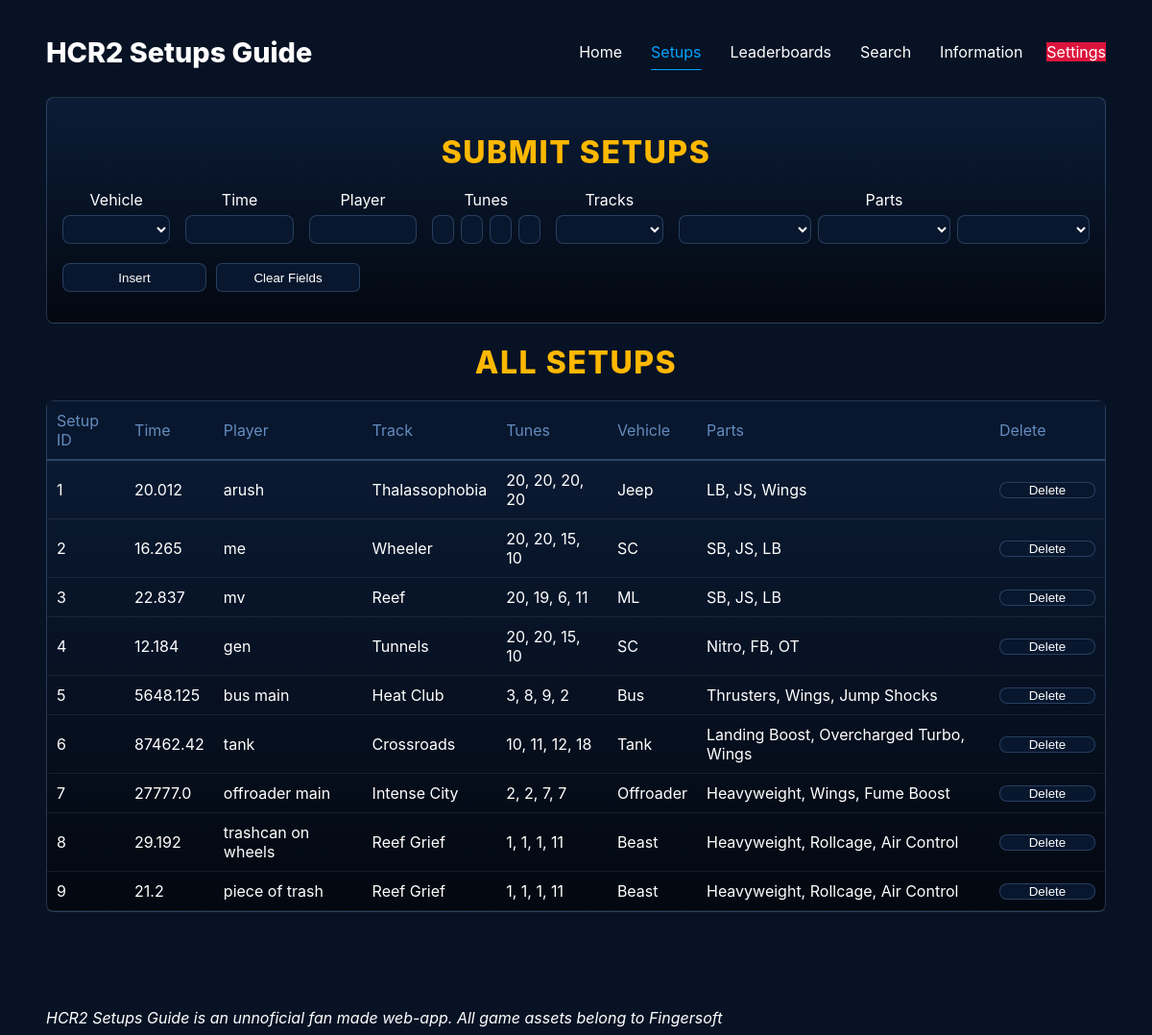
Before: /Setups with the older database file.
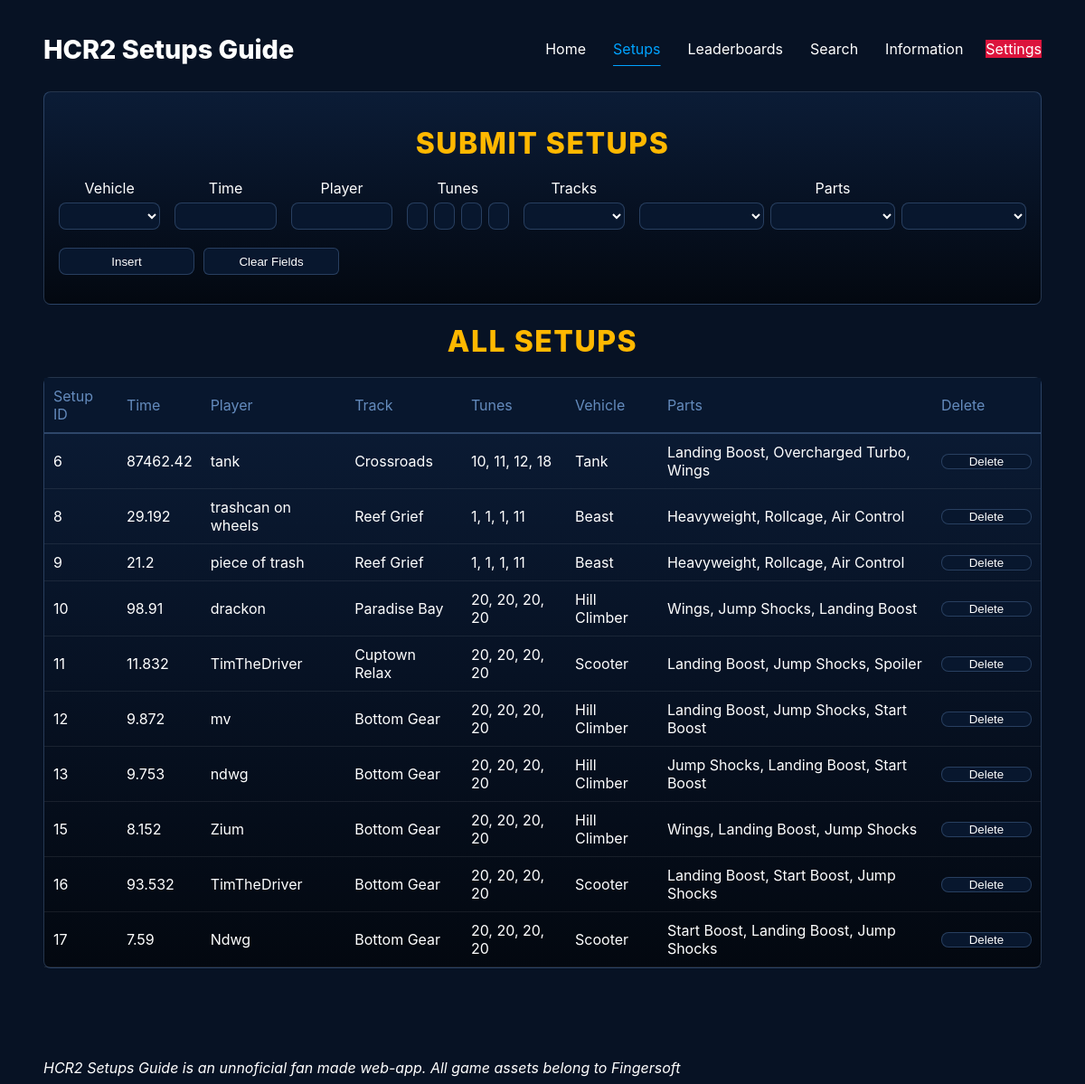
After: the same page with the newer database file.
### app.py (models this page shows)
class Setups(db.Model):
    __tablename__ = "Setups"
    setup_id = db.Column(db.Integer, primary_key=True, autoincrement=True)
    time_id = db.Column(db.Integer, db.ForeignKey("WR_Times.time_id"), nullable=False)
    track_id = db.Column(db.Integer, db.ForeignKey("Tracks.track_id"), nullable=False)
    tune_id = db.Column(db.Integer, db.ForeignKey("Tunes.tune_id"), nullable=False)
    vehicle_id = db.Column(db.Integer, db.ForeignKey("Vehicles.vehicle_id"), nullable=False)
    part_id = db.Column(db.Integer, db.ForeignKey("Part Combinations.part_id"), nullable=False)
    wr_time = db.relationship("WR_Times", back_populates="setups")
    track = db.relationship("Tracks", back_populates="setups")
    tune = db.relationship("Tunes", back_populates="setups")
    vehicle = db.relationship("Vehicles", back_populates="setups")
    parts_combinations = db.relationship("Parts", back_populates="setups")

class WR_Times(db.Model):
    __tablename__ = "WR_Times"
    time_id = db.Column(db.Integer, primary_key=True, autoincrement=True, nullable=False)
    time = db.Column(db.REAL, nullable=False)
    player = db.Column(db.Text, nullable=False)
    setups = db.relationship("Setups", back_populates="wr_time")

class Tracks(db.Model):
    __tablename__ = "Tracks"
    track_id = db.Column(db.Integer, primary_key=True, autoincrement=True, nullable=False, unique=True)
    track_name = db.Column(db.Text, nullable=False)
    setups = db.relationship("Setups", back_populates="track")

class Tunes(db.Model):
    __tablename__ = "Tunes"
    tune_id = db.Column(db.Integer, primary_key=True, autoincrement=True, nullable=False, unique=True)
    tune1 = db.Column(db.Integer, nullable=False)
    tune2 = db.Column(db.Integer, nullable=False)
    tune3 = db.Column(db.Integer, nullable=False)
    tune4 = db.Column(db.Integer, nullable=False)
    setups = db.relationship("Setups", back_populates="tune")

class Vehicles(db.Model):
    __tablename__ = "Vehicles"
    vehicle_id = db.Column(db.Integer, primary_key=True, autoincrement=True, nullable=False, unique=True)
    vehicle_name = db.Column(db.Text, unique=True)
    setups = db.relationship("Setups", back_populates="vehicle")

class Parts(db.Model):
    __tablename__ = "Part Combinations"
    part_id = db.Column(db.Integer, primary_key=True, autoincrement=True, nullable=False, unique=True)
    slot1 = db.Column(db.Text, nullable=False)
    slot2 = db.Column(db.Text, nullable=False)
    slot3 = db.Column(db.Text, nullable=False)
    setups = db.relationship("Setups", back_populates="parts_combinations")

### app.py (the view, shortened to what this page needs)
@app.route('/Setups', methods=['GET', 'POST'])
def setups():
    insert_errors = []
    all_setups = Setups.query.all()
    return render_template('Setups.html',
                           active_page='setups',
                           setups=all_setups,
                           tracks_list=tracks_list,
                           vehicles_list=vehicles_list,
                           parts_list=parts_list,
                           insert_errors=insert_errors)

### app.py (called while the page is built, shortened)
@app.before_request
def settings_menu():
    error = []
    rpp = request.form.get('rows_per_page')
    theme = request.form.get('theme')
    if 'theme' not in session:
            session['theme'] = 'dark'
    if 'rows_per_page' not in session:
        session['rows_per_page'] = 10

### templates/Setups.html (shortened to what this page needs)
{% extends 'layout.html' %}
{% block content %}
<div class="insert-form">
    <div class="search-form">
        <h1 class="title">SUBMIT SETUPS</h1>
        <form method="POST" action="{{url_for('setups')}}">
            <div class="search-grid">
                <div class="search-box">
                    <label>Vehicle</label>
                    <select name="vehicle_name">
                        <option value="" disabled hidden selected></option>
                        {% for i in vehicles_list %}
                            <option value="{{i}}">{{i}}</option>
                        {% endfor %}
                    </select>
                </div>
                <div class="search-box">
                    <label>Time</label>
                    <input type="number" step="any" name="time">
                </div>
                <div class="search-box">
                    <label>Player</label>
                    <input type="text" name="player">
                </div>
                <div class="search-box">
                    <label>Tunes</label>
                    <div class="multi-select">
                        <input type="number" max="20" min="1" name="tune1">
                        <input type="number" max="20" min="1" name="tune2">
                        <input type="number" max="20" min="1" name="tune3">
                        <input type="number" max="20" min="1" name="tune4">
                    </div>
                </div>
                <div class="search-box">
                    <label>Tracks</label>
                    <select name="track_name">
                        <option value="" disabled selected hidden></option>
                        {% for i in tracks_list %}
                            <option value="{{i}}">{{i}}</option>
                        {% endfor %}
                    </select>
                </div>
                <div class="search-box">
                    <label>Parts</label>
                    <div class="multi-select left">
                        <select name="slot1">
                            <option value="" selected disabled hidden></option>
                            {% for i in parts_list %}
                                <option value="{{i}}">{{i}}</option>
                            {% endfor %}
                        </select>
                        <select name="slot2">
                            <option value="" selected disabled hidden></option>
                            {% for i in parts_list %}
                                <option value="{{i}}">{{i}}</option>
                            {% endfor %}
                        </select>
                        <select name="slot3">
                            <option value="" selected disabled hidden></option>
                            {% for i in parts_list %}
                                <option value="{{i}}">{{i}}</option>
                            {% endfor %}
                        </select>
                    </div>
                </div>
            </div>
            <br>
            <div class="search-bar">
                <button type="submit" name="insert" value="insert">Insert</button>
                <button type="submit" class="clear_filters">Clear Fields</button>
            </div>
        </form>
    </div>
</div>
<h1 class="title" id="all_setups">ALL SETUPS</h1>
<div class="results">
    <table>
        <thead>
            <tr>
                <td>Setup ID</td>
                <td>Time</td>
                <td>Player</td>
                <td>Track</td>
                <td>Tunes</td>
                <td>Vehicle</td>
                <td>Parts</td>
                <td>Delete</td>
            </tr>
        </thead>
        <tbody>
            {% for setup in setups %}
                {% if loop.index <= session.get('rows_per_page')|int %}
                    <tr>
                        <td>{{setup.setup_id}}</td>
                        <td>{{setup.wr_time.time}}</td>
                        <td>{{setup.wr_time.player}}</td>
                        <td>{{setup.track.track_name}}</td>
                        <td>{{setup.tune.tune1}}, {{setup.tune.tune2}}, {{setup.tune.tune3}}, {{setup.tune.tune4}}</td>
                        <td>{{setup.vehicle.vehicle_name}}</td>
                        <td>{{setup.parts_combinations.slot1}}, {{setup.parts_combinations.slot2}}, {{setup.parts_combinations.slot3}}</td>
                        <td>
                            <form action="{{ url_for('setups') }}" method="POST" class="delete_submit">
                                <div class="search-bar">
                                    <button type="submit" name="setup_delete" value="{{setup.setup_id}}" onclick="return confirm('Are you sure you want to delete setup {{setup.setup_id}}?');">Delete</button>
                                </div>
                            </form>
                        </td>
                    </tr>
                {% endif %}
            {% endfor %}
        </tbody>
    </table>
</div>
{% endblock %}

### templates/layout.html (shortened to what this page needs)
<head>
    <link rel="stylesheet" href="{{ url_for('static', filename='style.css') }}">
</head>
<body class="{{ session.get('theme', 'dark')}}">
    {% include 'header.html' %}
    {% block content %}{% endblock %}
    {% include 'footer.html' %}
</body>

### templates/header.html (shortened to what this page needs)
<header class="head {{ session.get('theme', 'dark')}}">
    <nav>
        <div class="nav_sections">
            <div>
                <p class="main_title">HCR2 Setups Guide</p>
            </div>
            <div class="links_and_settings">
                <div class="links">
                    <a href="{{ url_for('Home') }}" class="{{ 'active_page' if active_page == 'Home'}}">Home</a>
                    <a href="{{ url_for('setups') }}" class="{{ 'active_page' if active_page == 'setups'}}">Setups</a>
                    <a href="{{ url_for('leaderboards') }}" class="{{ 'active_page' if active_page == 'leaderboards'}}">Leaderboards</a>
                    <a href="{{ url_for('search') }}" class="{{ 'active_page' if active_page == 'search'}}">Search</a>
                    <a href="{{ url_for('Home', _anchor='information') }}">Information</a>
                </div>
                <details class="settings">
                    <summary>Settings</summary>
                </details>
            </div>
        </div>
    </nav>
</header>

### templates/footer.html
<footer class="{{ session.get('theme', 'dark')}}">
    <i>
        HCR2 Setups Guide is an unnoficial fan made web-app.
        All game assets belong to Fingersoft
    </i>
</footer>

### static/style.css (style rules this page uses)
* { box-sizing: border-box; }
.dark { --background-color: rgb(7, 18, 36); --text-color: white; --gold-title: rgb(255, 184, 0); --selected-border: rgb(0, 163, 255); --selected-shadow: rgba(0, 163, 255, 0.4); --hover-background-color: rgba(0, 163, 255, 0.12); --checked: rgb(0, 136, 255); --input-background: rgb(8, 23, 46); --results-background: linear-gradient(180deg, rgb(11, 28, 54) 0%, rgb(7, 18, 36) 50%, rgb(3, 8, 16) 100%); --input-border: rgba(100, 139, 189, 0.35); --table-header-text: rgb(100, 139, 189); --table-header-border-line: rgba(100, 139, 189, 0.4); --table-body-border-line: rgba(255, 255, 255, 0.08); background-color: var(--background-color); color: var(--text-color); }
body { padding-left: 40px; padding-right: 40px; font-family: 'Inter', sans-serif; }
a { text-decoration: none; color: var(--text-color); padding: 5px; align-items: center; }
input,select,button { border: 1px solid black; border-radius: 8px; height: 30px; }
.links { display: flex; align-items: center; gap: 20px; }
a.active_page { color: var(--selected-border); text-decoration: underline 1px var(--selected-border); text-underline-offset: 12px; }
.search-grid { display: grid; grid-template-columns: 1fr 1fr 1fr 1fr 1fr 1fr; gap: 2vh; align-items: start; }
.search-box { display: flex; flex-direction: column; align-items: center; width: 100%; }
.search-box > input, .search-box > select { width: 100%; height: 30px; background-color: var(--input-background); border: 1px solid var(--input-border); color: var(--text-color); }
.multi-select { display: flex; flex-direction: row; gap: 7px; width: 100%; }
.multi-select input { flex: 1; width: 0; min-width: 0; height: 30px; background-color: var(--input-background); border-color: var(--input-border); color: var(--text-color); }
.multi-select > select { flex: 1; height: 30px; background-color: var(--input-background); border-color: var(--input-border); color: var(--text-color); }
.search-bar input, .search-bar button { height: 30px; background-color: var(--input-background); border-color: var(--input-border); color: var(--text-color); }
.search-bar { width: 100%; display: flex; gap: 10px; }
.search-bar button { background-color: var(--input-background); border: 1px solid var(--input-border); color: var(--text-color); width: 150px; }
.search-form { padding: 16px; border-radius: 8px; background: var(--results-background); border: 1px solid var(--input-border); }
tr { border-radius: 3px; }
.results { width: 100%; margin-top: 12px; background: var(--results-background); border: 1px solid var(--input-border); border-radius: 8px; }
.results table { width: 100%; border-collapse: collapse; text-align: left; }
.results table thead tr { border-bottom: 2px solid var(--table-header-border-line); }
.results table thead td { background-color: var(--input-background); color: var(--table-header-text); padding: 10px 10px; }
.results table tbody tr { border-bottom: 1px solid var(--table-body-border-line); transition: background-color 0.15s ease; }
.results table tbody td { color: var(--text-color); padding: 10px 10px; background: transparent; }
.title { display: flex; justify-content: center; font-weight: 800; color: var(--gold-title); letter-spacing: 1.5px; margin-bottom: 20px; }
label { margin-bottom: 6px; }
.clear_filters { color: var(--text-color); border: none; background-color: var(--input-background); border: transparent; border-radius: 6px; border: 1px solid var(--input-border); height: 30px; }
.nav_sections { display: grid; grid-template-columns: 1fr 1fr; align-items: center; }
.settings { position: relative; display: inline-block; }
.settings summary { cursor: pointer; list-style: none; background-color: crimson; }
.main_title { font-weight: 800; font-size: 1.8rem; }
.links_and_settings { display: flex; align-items: center; justify-content: flex-end; gap: 20px; }
option { color: var(--text-color); }
.dark select option { background-color: var(--input-background); color: var(--text-color); }
.results td form { display: inline; margin: 0; padding: 0; }
.delete_submit > div > button { display: inline; padding: 0; margin: 0; height: fit-content; width: 100px; }
footer { margin-top: 100px; }

Changed rows visible on the page:
removed Setups: setup_id "1", wr_time.time "20.012", wr_time.player "arush", track.track_name "Thalassophobia", tune.tune1 "20", tune.tune2 "20", tune.tune3 "20", tune.tune4 "20", vehicle.vehicle_name "Jeep", parts_combinations.slot1 "LB", parts_combinations.slot2 "JS", parts_combinations.slot3 "Wings"
removed Setups: setup_id "2", wr_time.time "16.265", wr_time.player "me", track.track_name "Wheeler", tune.tune1 "20", tune.tune2 "20", tune.tune3 "15", tune.tune4 "10", vehicle.vehicle_name "SC", parts_combinations.slot1 "SB", parts_combinations.slot2 "JS", parts_combinations.slot3 "LB"
removed Setups: setup_id "3", wr_time.time "22.837", wr_time.player "mv", track.track_name "Reef", tune.tune1 "20", tune.tune2 "19", tune.tune3 "6", tune.tune4 "11", vehicle.vehicle_name "ML", parts_combinations.slot1 "SB", parts_combinations.slot2 "JS", parts_combinations.slot3 "LB"
removed Setups: setup_id "4", wr_time.time "12.184", wr_time.player "gen", track.track_name "Tunnels", tune.tune1 "20", tune.tune2 "20", tune.tune3 "15", tune.tune4 "10", vehicle.vehicle_name "SC", parts_combinations.slot1 "Nitro", parts_combinations.slot2 "FB", parts_combinations.slot3 "OT"
removed Setups: setup_id "5", wr_time.time "5648.125", wr_time.player "bus main", track.track_name "Heat Club", tune.tune1 "3", tune.tune2 "8", tune.tune3 "9", tune.tune4 "2", vehicle.vehicle_name "Bus", parts_combinations.slot1 "Thrusters", parts_combinations.slot2 "Wings", parts_combinations.slot3 "Jump Shocks"
removed Setups: setup_id "7", wr_time.time "27777.0", wr_time.player "offroader main", track.track_name "Intense City", tune.tune1 "2", tune.tune2 "2", tune.tune3 "7", tune.tune4 "7", vehicle.vehicle_name "Offroader", parts_combinations.slot1 "Heavyweight", parts_combinations.slot2 "Wings", parts_combinations.slot3 "Fume Boost"
added Setups: setup_id "10", wr_time.time "98.91", wr_time.player "drackon", track.track_name "Paradise Bay", tune.tune1 "20", tune.tune2 "20", tune.tune3 "20", tune.tune4 "20", vehicle.vehicle_name "Hill Climber", parts_combinations.slot1 "Wings", parts_combinations.slot2 "Jump Shocks", parts_combinations.slot3 "Landing Boost"
added Setups: setup_id "11", wr_time.time "11.832", wr_time.player "TimTheDriver", track.track_name "Cuptown Relax", tune.tune1 "20", tune.tune2 "20", tune.tune3 "20", tune.tune4 "20", vehicle.vehicle_name "Scooter", parts_combinations.slot1 "Landing Boost", parts_combinations.slot2 "Jump Shocks", parts_combinations.slot3 "Spoiler"
added Setups: setup_id "12", wr_time.time "9.872", wr_time.player "mv", track.track_name "Bottom Gear", tune.tune1 "20", tune.tune2 "20", tune.tune3 "20", tune.tune4 "20", vehicle.vehicle_name "Hill Climber", parts_combinations.slot1 "Landing Boost", parts_combinations.slot2 "Jump Shocks", parts_combinations.slot3 "Start Boost"
added Setups: setup_id "13", wr_time.time "9.753", wr_time.player "ndwg", track.track_name "Bottom Gear", tune.tune1 "20", tune.tune2 "20", tune.tune3 "20", tune.tune4 "20", vehicle.vehicle_name "Hill Climber", parts_combinations.slot1 "Jump Shocks", parts_combinations.slot2 "Landing Boost", parts_combinations.slot3 "Start Boost"
added Setups: setup_id "15", wr_time.time "8.152", wr_time.player "Zium", track.track_name "Bottom Gear", tune.tune1 "20", tune.tune2 "20", tune.tune3 "20", tune.tune4 "20", vehicle.vehicle_name "Hill Climber", parts_combinations.slot1 "Wings", parts_combinations.slot2 "Landing Boost", parts_combinations.slot3 "Jump Shocks"
added Setups: setup_id "16", wr_time.time "93.532", wr_time.player "TimTheDriver", track.track_name "Bottom Gear", tune.tune1 "20", tune.tune2 "20", tune.tune3 "20", tune.tune4 "20", vehicle.vehicle_name "Scooter", parts_combinations.slot1 "Landing Boost", parts_combinations.slot2 "Start Boost", parts_combinations.slot3 "Jump Shocks"
added Setups: setup_id "17", wr_time.time "7.59", wr_time.player "Ndwg", track.track_name "Bottom Gear", tune.tune1 "20", tune.tune2 "20", tune.tune3 "20", tune.tune4 "20", vehicle.vehicle_name "Scooter", parts_combinations.slot1 "Start Boost", parts_combinations.slot2 "Landing Boost", parts_combinations.slot3 "Jump Shocks"
